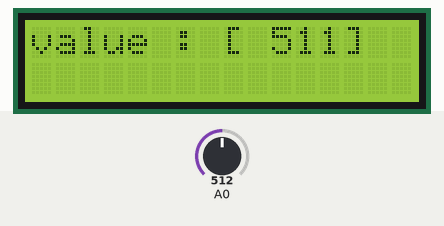
The sketch below on a simulated Arduino Uno, built with avr-gcc and run on an emulated ATmega328P. Parts: 16×2 character LCD. The inputs (shaded band) are chosen by the test bench; at power-on: A0 = 512.

Above: at 1.2 s.
1.3 s: A0 set to 716
At 2.2 s:
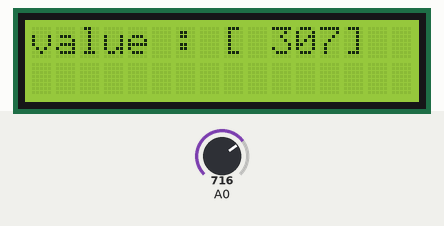
2.8 s: A0 set to 900
At 3.1 s:
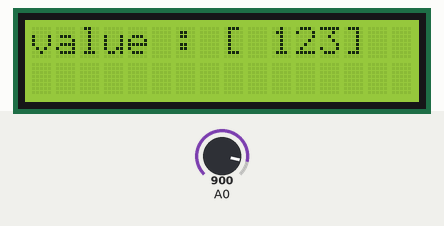
4.3 s: A0 set to 1023
At 4.6 s:
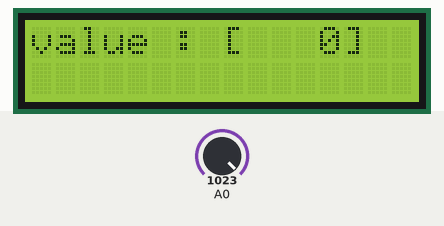
Timing chart, 0 to 7.3 s (numbered marks = the images above; inputs shaded):
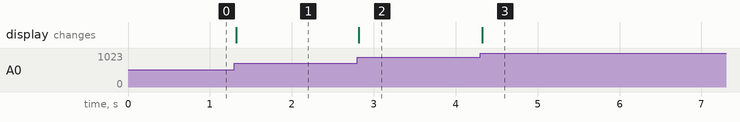

The sketch:

ex23_LCD_with_varResister.ino
```cpp
#include <LiquidCrystal_I2C.h>
#include <Analog.h>

LiquidCrystal_I2C lcd(0x27, 16, 2);
Analog sensor(A0, 1023, 0); // 가변 저항 센서

void setup() {
  // put your setup code here, to run once:
  lcd.init();
  lcd.backlight();
}

void loop() {
  // put your main code here, to run repeatedly:
  char buf[17]; // 최대 16자리까지 출력해야하며 String 이므로 공백 포함 16 + 1 = 17

  int value = sensor.read();
  lcd.setCursor(0, 0);

  // lcd.clear(); 오히려 더 깜빡임이 심해짐
  sprintf(buf, "value : [%4d]", value); // formatting 하여 string 을 출력하겠다 ! : %4d , 4자리 digit 으로 포맷팅
  lcd.print(buf);
}
```

Measured:
- after the input at 1.3 s, the display: changes at once (image 1)
- after the input at 2.8 s, the display: changes at once (image 2)
- after the input at 4.3 s, the display: changes at once (image 3)
